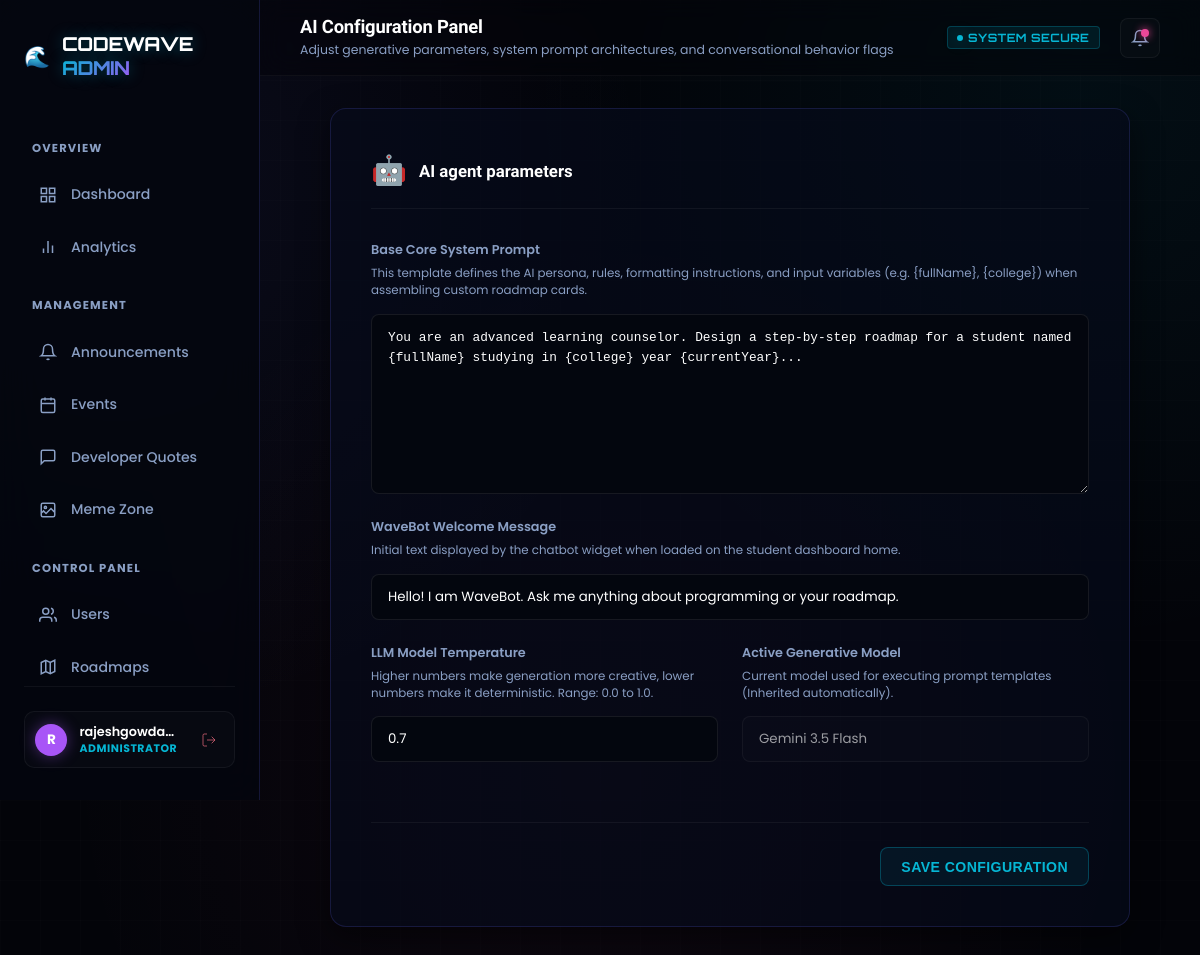
Page /codewave-admin/ai-settings/ (signed in) on the committed database.
### codewave_admin/models.py (models this page shows, shortened)
class SystemSetting(models.Model):
    key = models.CharField(max_length=100, unique=True)
    value = models.TextField()
    description = models.TextField(blank=True, null=True)

### codewave_admin/views.py (the view, shortened to what this page needs)
# urls.py: path('ai-settings/', views.ai_settings_view, name='ai_settings_view'),
@admin_only
def ai_settings_view(request):
    prompt_temp, _ = SystemSetting.objects.get_or_create(
        key='ai_prompt_template',
        defaults={'value': 'You are an advanced learning counselor. Design a step-by-step roadmap for a student named {fullName} studying in {college} year {currentYear}...', 'description': 'Base prompt for roadmap generation'}
    )
    chatbot_greeting, _ = SystemSetting.objects.get_or_create(
        key='chatbot_greeting',
        defaults={'value': 'Hello! I am WaveBot. Ask me anything about programming or your roadmap.', 'description': 'Greeting sentence for chat'}
    )
    model_temp, _ = SystemSetting.objects.get_or_create(
        key='ai_temperature',
        defaults={'value': '0.7', 'description': 'Temperature factor of AI model outputs'}
    )
    context = {
        'prompt_template': prompt_temp.value,
        'chatbot_greeting': chatbot_greeting.value,
        'ai_temperature': model_temp.value,
        'active_tab': 'ai-settings'
    }
    return render(request, 'codewave_admin/ai_settings.html', context)

### codewave_admin/views.py (called while the page is built)
def admin_only(view_func):
    actual_decorator = user_passes_test(
        lambda u: u.is_active and u.is_staff,
        login_url='codewave_admin:admin_login'
    )
    return actual_decorator(view_func)

### template/codewave_admin/ai_settings.html (shortened to what this page needs)
{% extends 'codewave_admin/base_admin.html' %}
{% block page_title %}AI Configuration Panel{% endblock %}
{% block page_subtitle %}Adjust generative parameters, system prompt architectures, and conversational behavior flags{% endblock %}
{% block content %}
<div class="glass-card" style="padding: 2.5rem; max-width: 800px; margin: 0 auto;">
  <div style="display: flex; align-items: center; gap: 0.75rem; border-bottom: 1px solid rgba(255,255,255,0.05); padding-bottom: 1rem; margin-bottom: 2rem;">
    <span style="font-size: 1.8rem;">🤖</span>
    <h3 style="font-family: var(--font-heading); font-size: 1.05rem; color: white;">AI agent parameters</h3>
  </div>
  <form method="POST">
    <div class="form-group">
      <label for="prompt_template">Base Core System Prompt</label>
      <p style="font-size: 0.74rem; color: var(--text-muted); margin-bottom: 0.5rem;">
        This template defines the AI persona, rules, formatting instructions, and input variables (e.g. {fullName}, {college}) when assembling custom roadmap cards.
      </p>
      <textarea id="prompt_template" name="prompt_template" class="textarea-neon" style="min-height: 180px; font-family: monospace; font-size: 0.8rem; line-height: 1.5;" required>{{ prompt_template }}</textarea>
    </div>
    <div class="form-group" style="margin-top: 1.5rem;">
      <label for="chatbot_greeting">WaveBot Welcome Message</label>
      <p style="font-size: 0.74rem; color: var(--text-muted); margin-bottom: 0.5rem;">
        Initial text displayed by the chatbot widget when loaded on the student dashboard home.
      </p>
      <input type="text" id="chatbot_greeting" name="chatbot_greeting" class="input-neon" value="{{ chatbot_greeting }}" required>
    </div>
    <div style="display: grid; grid-template-columns: 1fr 1fr; gap: 1.5rem; margin-top: 1.5rem;">
      <div class="form-group">
        <label for="ai_temperature">LLM Model Temperature</label>
        <p style="font-size: 0.74rem; color: var(--text-muted); margin-bottom: 0.5rem;">
          Higher numbers make generation more creative, lower numbers make it deterministic. Range: 0.0 to 1.0.
        </p>
        <input type="number" step="0.1" min="0" max="1" id="ai_temperature" name="ai_temperature" class="input-neon" value="{{ ai_temperature }}" required>
      </div>
      <div class="form-group">
        <label>Active Generative Model</label>
        <p style="font-size: 0.74rem; color: var(--text-muted); margin-bottom: 0.5rem;">
          Current model used for executing prompt templates (Inherited automatically).
        </p>
        <input type="text" class="input-neon" value="Gemini 3.5 Flash" disabled style="opacity: 0.6; cursor: not-allowed; background: rgba(255,255,255,0.02);">
      </div>
    </div>
    <div style="display: flex; justify-content: flex-end; gap: 0.75rem; margin-top: 2.5rem; border-top: 1px solid rgba(255,255,255,0.05); padding-top: 1.5rem;">
      <button type="submit" class="btn-neon">Save Configuration</button>
    </div>
  </form>
</div>
{% endblock %}

### template/codewave_admin/base_admin.html (shortened to what this page needs)
{% load static %}
<!DOCTYPE html>
<html lang="en">
<head>
</head>
<body>
  <aside class="sidebar">
    <a href="{% url 'codewave_admin:admin_dashboard' %}" class="brand-area">
      <span class="brand-logo-wave">🌊</span>
      <span class="brand-logo">CODEWAVE <span>ADMIN</span></span>
    </a>
    <ul class="sidebar-menu">
      <li class="menu-header">Overview</li>
      <li class="menu-item {% if active_tab == 'dashboard' %}active{% endif %}">
        <a href="{% url 'codewave_admin:admin_dashboard' %}">
          <svg viewBox="0 0 24 24"><rect x="3" y="3" width="7" height="7"/><rect x="14" y="3" width="7" height="7"/><rect x="14" y="14" width="7" height="7"/><rect x="3" y="14" width="7" height="7"/></svg>
          Dashboard
        </a>
      </li>
      <li class="menu-item {% if active_tab == 'analytics' %}active{% endif %}">
        <a href="{% url 'codewave_admin:analytics_view' %}">
          <svg viewBox="0 0 24 24"><line x1="18" y1="20" x2="18" y2="10"/><line x1="12" y1="20" x2="12" y2="4"/><line x1="6" y1="20" x2="6" y2="14"/></svg>
          Analytics
        </a>
      </li>
      <li class="menu-header">Management</li>
      <li class="menu-item {% if active_tab == 'announcements' %}active{% endif %}">
        <a href="{% url 'codewave_admin:announcements_view' %}">
          <svg viewBox="0 0 24 24"><path d="M18 8A6 6 0 0 0 6 8c0 7-3 9-3 9h18s-3-2-3-9"/><path d="M13.73 21a2 2 0 0 1-3.46 0"/></svg>
          Announcements
        </a>
      </li>
      <li class="menu-item {% if active_tab == 'events' %}active{% endif %}">
        <a href="{% url 'codewave_admin:events_view' %}">
          <svg viewBox="0 0 24 24"><rect x="3" y="4" width="18" height="18" rx="2" ry="2"/><line x1="16" y1="2" x2="16" y2="6"/><line x1="8" y1="2" x2="8" y2="6"/><line x1="3" y1="10" x2="21" y2="10"/></svg>
          Events
        </a>
      </li>
      <li class="menu-item {% if active_tab == 'quotes' %}active{% endif %}">
        <a href="{% url 'codewave_admin:quotes_view' %}">
          <svg viewBox="0 0 24 24"><path d="M21 15a2 2 0 0 1-2 2H7l-4 4V5a2 2 0 0 1 2-2h14a2 2 0 0 1 2 2z"/></svg>
          Developer Quotes
        </a>
      </li>
      <li class="menu-item {% if active_tab == 'memes' %}active{% endif %}">
        <a href="{% url 'codewave_admin:memes_view' %}">
          <svg viewBox="0 0 24 24"><rect x="3" y="3" width="18" height="18" rx="2"/><circle cx="8.5" cy="8.5" r="1.5"/><path d="M20.4 14.5L16 10 9.4 16.6 6 13.2 3.6 15.6"/></svg>
          Meme Zone
        </a>
      </li>
      <li class="menu-header">Control Panel</li>
      <li class="menu-item {% if active_tab == 'users' %}active{% endif %}">
        <a href="{% url 'codewave_admin:users_view' %}">
          <svg viewBox="0 0 24 24"><path d="M17 21v-2a4 4 0 0 0-4-4H5a4 4 0 0 0-4 4v2"/><circle cx="9" cy="7" r="4"/><path d="M23 21v-2a4 4 0 0 0-3-3.87"/><path d="M16 3.13a4 4 0 0 1 0 7.75"/></svg>
          Users
        </a>
      </li>
      <li class="menu-item {% if active_tab == 'roadmaps' %}active{% endif %}">
        <a href="{% url 'codewave_admin:roadmaps_view' %}">
          <svg viewBox="0 0 24 24"><polygon points="3 6 9 3 15 6 21 3 21 18 15 21 9 18 3 21"/><line x1="9" y1="3" x2="9" y2="18"/><line x1="15" y1="6" x2="15" y2="21"/></svg>
          Roadmaps
        </a>
      </li>
    </ul>
    <div class="sidebar-footer">
      <div class="admin-profile-pill">
        <div class="admin-avatar">
          {{ request.user.username|make_list|first|upper }}
        </div>
        <div class="admin-info">
          <div class="admin-name">{{ request.user.username }}</div>
          <div class="admin-role">ADMINISTRATOR</div>
        </div>
        <a href="{% url 'codewave_admin:admin_logout' %}" class="btn-logout" title="Logout">
          <svg style="width:16px; height:16px; stroke:#fb7185; fill:none;" viewBox="0 0 24 24"><path d="M9 21H5a2 2 0 0 1-2-2V5a2 2 0 0 1 2-2h4"/><polyline points="16 17 21 12 16 7"/><line x1="21" y1="12" x2="9" y2="12"/></svg>
        </a>
      </div>
    </div>
  </aside>
  <main class="app-main">
    <header class="topbar">
      <div class="page-title-area">
        <h2 class="page-title">
          {% block page_title %}Dashboard{% endblock %}
        </h2>
        <p class="page-subtitle">
          {% block page_subtitle %}Overview metrics & logs{% endblock %}
        </p>
      </div>
      <div class="topbar-actions">
        <span class="badge badge-cyan" style="gap: 5px; font-family: var(--font-display);">
          <span style="display:inline-block; width:6px; height:6px; background:var(--neon-cyan); border-radius:50%; box-shadow:var(--neon-cyan-glow)"></span>
          SYSTEM SECURE
        </span>
        <div class="notification-bell">
          <svg style="width:18px; height:18px; fill:none; stroke:currentColor; stroke-width:2" viewBox="0 0 24 24"><path d="M18 8A6 6 0 0 0 6 8c0 7-3 9-3 9h18s-3-2-3-9"/><path d="M13.73 21a2 2 0 0 1-3.46 0"/></svg>
          <span class="bell-dot"></span>
        </div>
      </div>
    </header>
    <div class="content-body">
      {% block content %}
      {% endblock %}
    </div>
  </main>
</body>
</html>

### rows in the picture
SystemSetting: prompt_template "You are an advanced learning counselor. Design a step-by-step roadmap for a student named {fullName} studying in {college} year {currentYear}..."
SystemSetting: chatbot_greeting "Hello! I am WaveBot. Ask me anything about programming or your roadmap."
SystemSetting: ai_temperature "0.7"

### other values in the picture
{{ request.user.username|make_list|first|upper }} "R"
{{ request.user.username }} "rajeshgowda…"
